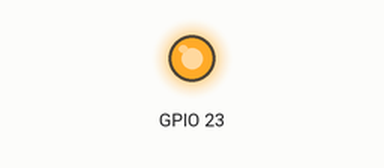
Recording of a sketch running on a simulated ESP32. Shown: output pins drawn as LEDs (lit = HIGH). WiFi joins after 1.5 s; servers stay silent unless stated; uploads are accepted with an empty reply; what the sketch prints to the serial monitor is not drawn.

Above: at 0.1 s.
At 0.6 s:
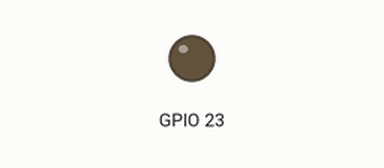
Timing chart, 0 to 2.1 s (numbered marks = the images above):
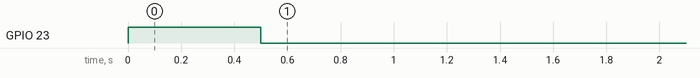

The sketch:

GetDataWifi.ino
```cpp
// inclusion des bibliothèques utiles
// pour la communication WiFi
#include "WiFi.h"
#include <HTTPClient.h>
#include <WiFiClient.h>
#include <Arduino_JSON.h>

// modifiez ces deux constantes pour qu'elles contiennent les caractéristiques de
// votre réseau Wifi
#define ssid      "tamer"       // le nom (SSID) de votre réseau WiFi
#define password  "123oui123"  // votre mot de passe WiFi
String hostname = "ESP32 Device v0.1";
String serverName;
int value = 0;

void setup() {

  // pour affichage dans le moniteur série
  pinMode(23, OUTPUT);
  Serial.begin ( 115200 );
  Serial.println("");

  digitalWrite(23, HIGH);
  delay (500);
  digitalWrite(23, LOW);
  WiFi.mode(WIFI_STA);
  WiFi.config(INADDR_NONE, INADDR_NONE, INADDR_NONE, INADDR_NONE);
  WiFi.setHostname(hostname.c_str()); //define hostname
  // initialisation de la communication WiFi
  WiFi.begin ( ssid, password );
  while ( WiFi.status() != WL_CONNECTED ) {
    delay ( 500 ); Serial.print ( "." );
  }
  Serial.println ( "" );
  Serial.print ( "Maintenant connecte a " );
  Serial.println ( ssid );
  Serial.print ( "Adresse IP: " );
  Serial.println ( WiFi.localIP() );
  Serial.println ( WiFi.dnsIP() ); // <= pour avoir l'ip de la gateway et donc faire les requetes HTTP ( ne pas oublier le port )
  serverName = String( String("http://") + WiFi.dnsIP().toString() + String(":8080/"));

  String addDeviceUrl = serverName + String("device");
  HTTPClient http;
  http.begin(addDeviceUrl.c_str());
  http.addHeader("Content-Type", "application/json");
  int httpResponseCode = http.POST("{\"name\":\"" + hostname + "\",\"details\":\"Première version test\",\"ip\":\""+ WiFi.macAddress() +"\",\"version\":\"0.1\",\"status\":\"1\"}");
  if (httpResponseCode>0) {
        Serial.print("HTTP Response code: ");
        Serial.println(httpResponseCode);
        String payload = http.getString();
        Serial.println(payload);
      }
      else {
        Serial.print("Error code: ");
        Serial.println(httpResponseCode);
      }
      // Free resources
    http.end();
}

void loop() {
  String demoUrl = serverName + String("demo");
  HTTPClient http;
  http.begin(demoUrl.c_str());
  http.addHeader("Content-Type", "application/json");
  int httpResponseCode = http.GET();
  if (httpResponseCode>0)
  {
        Serial.print("HTTP Response code: ");
        Serial.println(httpResponseCode);
        String status = http.getString();
        Serial.println(status);
      if (status == "on")
      {
      digitalWrite(23, HIGH);
      }
      else
      {
        digitalWrite(23, LOW);
      }
   }
      else {
        Serial.print("Error code: ");
        Serial.println(httpResponseCode);
      }


      // Free resources
    http.end();
}
```
